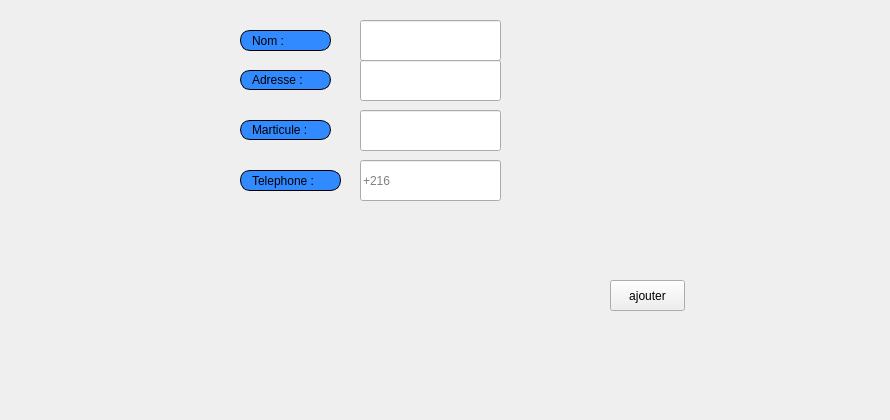
     <widget class="QWidget" name="tab_3">
      <attribute name="icon">
       <iconset>
        <normaloff>../../gestion_fournisseur/ajou.png</normaloff>../../gestion_fournisseur/ajou.png</iconset>
      </attribute>
      <attribute name="title">
       <string>Ajouter</string>
      </attribute>
      <widget class="QLabel" name="label">
       <property name="geometry">
        <rect>
         <x>0</x>
         <y>-10</y>
         <width>881</width>
         <height>411</height>
        </rect>
       </property>
       <property name="text">
        <string/>
       </property>
       <property name="pixmap">
        <pixmap resource="ressources.qrc">:/images/img/imf.jpg</pixmap>
       </property>
       <property name="scaledContents">
        <bool>true</bool>
       </property>
      </widget>
      <widget class="QLabel" name="label_6">
       <property name="geometry">
        <rect>
         <x>240</x>
         <y>70</y>
         <width>91</width>
         <height>20</height>
        </rect>
       </property>
       <property name="styleSheet">
        <string notr="true">border: 1px solid black;
border-radius: 10px;
padding: 0 8px;
background: #318aff;
font: bold, &quot;Arial&quot;;;
text-align:center;</string>
       </property>
       <property name="text">
        <string>Adresse :</string>
       </property>
      </widget>
      <widget class="QLabel" name="label_7">
       <property name="geometry">
        <rect>
         <x>240</x>
         <y>120</y>
         <width>91</width>
         <height>20</height>
        </rect>
       </property>
       <property name="styleSheet">
        <string notr="true">border: 1px solid black;
border-radius: 10px;
padding: 0 8px;
background: #318aff;
font: bold, &quot;Arial&quot;;;
text-align:center;</string>
       </property>
       <property name="text">
        <string>Marticule :</string>
       </property>
      </widget>
      <widget class="QLabel" name="label_8">
       <property name="geometry">
        <rect>
         <x>240</x>
         <y>170</y>
         <width>101</width>
         <height>21</height>
        </rect>
       </property>
       <property name="styleSheet">
        <string notr="true">border: 1px solid black;
border-radius: 10px;
padding: 0 8px;
background: #318aff;
font: bold, &quot;Arial&quot;;;
text-align:center;</string>
       </property>
       <property name="text">
        <string>Telephone :</string>
       </property>
      </widget>
      <widget class="QLineEdit" name="le_nom">
       <property name="geometry">
        <rect>
         <x>360</x>
         <y>20</y>
         <width>141</width>
         <height>41</height>
        </rect>
       </property>
      </widget>
      <widget class="QLineEdit" name="le_Adresse">
       <property name="geometry">
        <rect>
         <x>360</x>
         <y>60</y>
         <width>141</width>
         <height>41</height>
        </rect>
       </property>
      </widget>
      <widget class="QLineEdit" name="le_Matricule">
       <property name="geometry">
        <rect>
         <x>360</x>
         <y>110</y>
         <width>141</width>
         <height>41</height>
        </rect>
       </property>
      </widget>
      <widget class="QLineEdit" name="le_Telephone">
       <property name="geometry">
        <rect>
         <x>360</x>
         <y>160</y>
         <width>141</width>
         <height>41</height>
        </rect>
       </property>
       <property name="text">
        <string/>
       </property>
       <property name="maxLength">
        <number>32762</number>
       </property>
       <property name="placeholderText">
        <string>+216</string>
       </property>
      </widget>
      <widget class="QLabel" name="label_37">
       <property name="geometry">
        <rect>
         <x>240</x>
         <y>30</y>
         <width>91</width>
         <height>21</height>
        </rect>
       </property>
       <property name="styleSheet">
        <string notr="true">border: 1px solid black;
border-radius: 10px;
padding: 0 8px;
background: #318aff;
font: bold, &quot;Arial&quot;;;
text-align:center;</string>
       </property>
       <property name="text">
        <string>Nom :</string>
       </property>
      </widget>
      <widget class="QPushButton" name="ajouter_fournisseur">
       <property name="geometry">
        <rect>
         <x>610</x>
         <y>280</y>
         <width>75</width>
         <height>31</height>
        </rect>
       </property>
       <property name="styleSheet">
        <string notr="true">#ajouter_fournisseur{
font: bold, &quot;Arial&quot;;;     background-color: qlineargradient(x1: 0, y1: 0, x2: 0, y2: 1,
                                       stop: 0 #dadbde, stop: 1 #f6f7fa);
}
#ajouter_fournisseur:pressed {
font: bold, &quot;Arial&quot;;;     background-color: qlineargradient(x1: 0, y1: 0, x2: 0, y2: 1,
                                       stop: 0 #dadbde, stop: 1 #fff07b);}</string>
       </property>
       <property name="text">
        <string>ajouter</string>
       </property>
       <property name="icon">
        <iconset resource="ressources.qrc">
         <normaloff>:/images/img/app.png</normaloff>:/images/img/app.png</iconset>
       </property>
      </widget>
     </widget>
